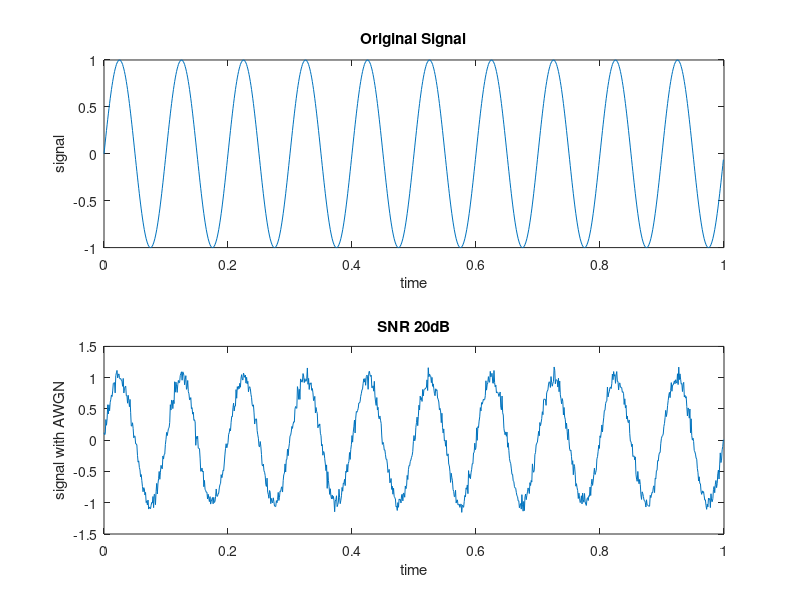
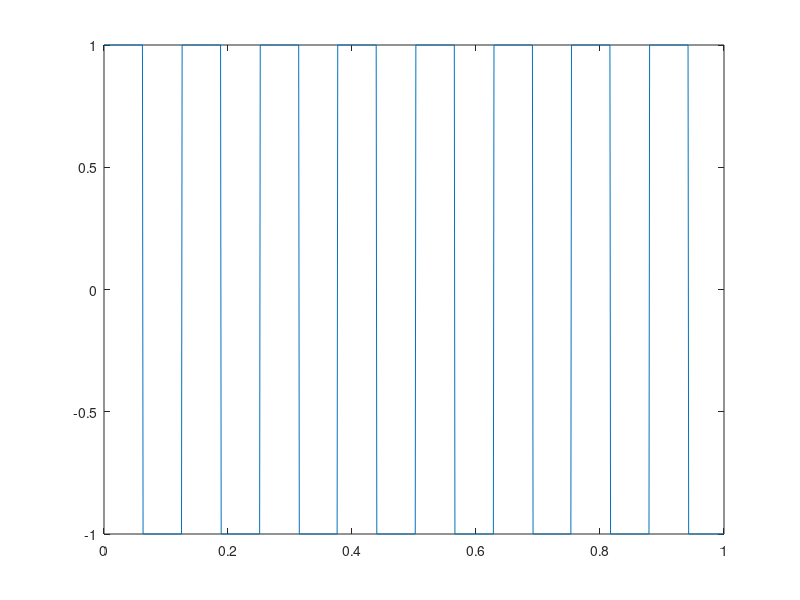
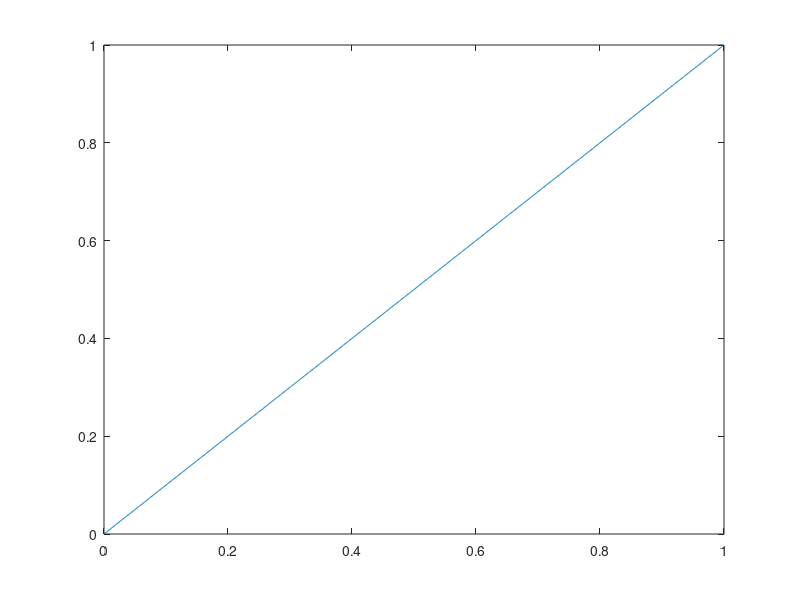
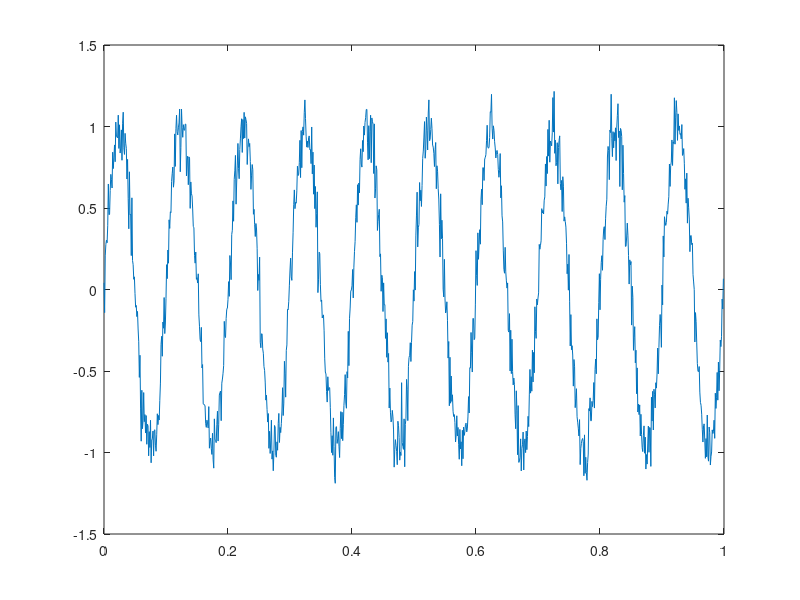

These charts were generated, in order, by the following MATLAB code:
clc;
clear all;
close all;

%Parameters
Fs=1000; %sampling frequency
T=1;     %signal duration
t=0:1/Fs:T-1/Fs; %Time Vector

%Signal generation

%Sinusoidal
f_signal=10; %frequency of signal(Hz)
A_signal= 1; %amplitude of signal
signal= A_signal * sin(2*pi*f_signal*t);
subplot(2,1,1);
plot(t,signal);
title('Original Signal');
xlabel('time');
ylabel('signal');

%Square
signal_square= square(t*50);

%Ramp wave
unitstep = t>=0;
signal_ramp = t.*unitstep;

%Noise Generation
SNR_dB=20;
noise_power= var(signal)/(10^(SNR_dB/10));
noise= sqrt(noise_power)* randn(size(t));


%Add noise to signal
noisy_signal1= signal+noise;
noisy_signal2= awgn(signal,SNR_dB);


subplot(2,1,2);
plot(t,noisy_signal1);
title('SNR 20dB');
xlabel('time');
ylabel('signal with AWGN');

figure;
plot(t,signal_square);
figure;
plot(t,signal_ramp);

figure;
plot(t,noisy_signal2);